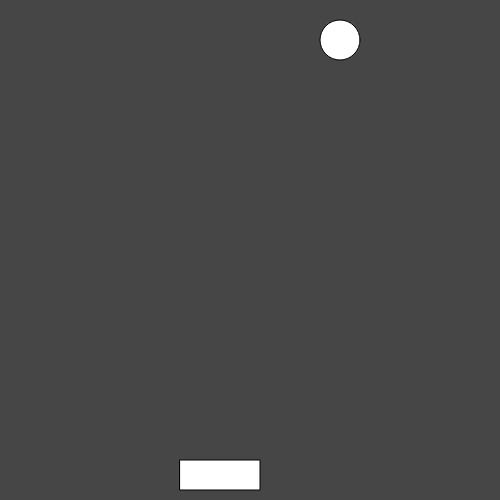
Frame 1 (no input)
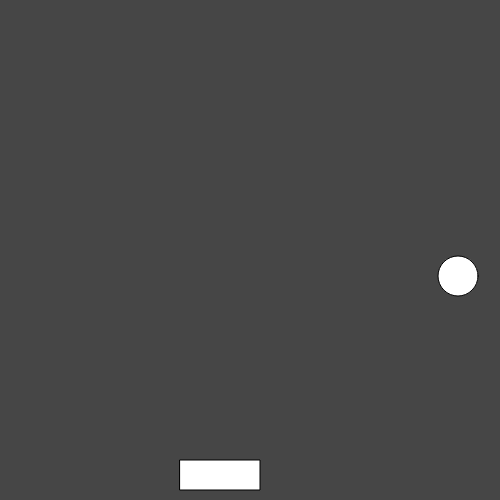
Frame 60 (no input)
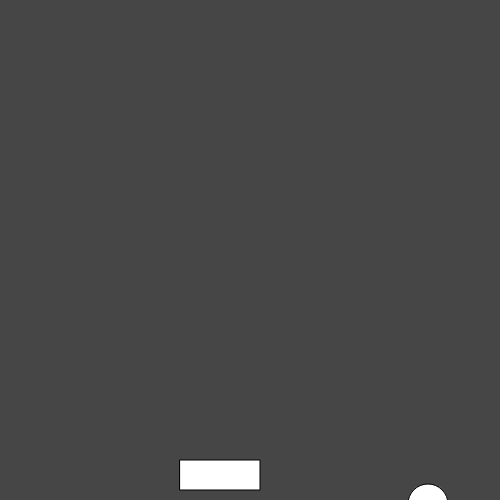
Frame 120 (the mouse pressed at the canvas centre since frame 60)

The p5.js sketch that drew these frames (run headless with seeded random() and noise() and a simulated clock; from frame 60 on, the mouse is pressed at the canvas centre):

// p5.js sketch
// ── sketch.js
let x = 180
let y = 460

let a;
let b = 40

let xballSpeed = 2
let yballSpeed = 4
let xSpeed = 4

let score = document.getElementById('score')
let scoreCount;


function setup() {
  // put setup code here
  createCanvas(500, 500)
  a = random(40, 460)
  scoreCount = 0
  
  
}

function draw() {
  // put drawing code here
  background(70)
  
  
  //scoreCount = 0
  rect(x, y, 80, 30)
  ellipse(a, b, 40)

  moveBall()
  checkBounce()
  checkWallBounce()
   
  if (keyIsDown(LEFT_ARROW)){

    if (x < 1){
      x = 0
    }

    else{
      x = x - xSpeed
    }
  }

  if (keyIsDown(RIGHT_ARROW)){

    if (x > 419){
      x = 420
    }

    else{
      x = x + xSpeed
    }
  }

  
}


function moveBall(){
  a = a + xballSpeed 
  b = b + yballSpeed
}

function checkBounce(){
  if (b+20 === y && x-30<= a && a <= x+100){
    
    yballSpeed = yballSpeed * -1
    incrementScore()
    score.innerText = scoreCount
    
  }
}

function checkWallBounce(){
  if (a > width || a < 0){
    xballSpeed = xballSpeed * -1
  }
  if (b < 0){
    yballSpeed = yballSpeed * -1
  }
  if (b > height){
    yballSpeed = 0
    xballSpeed = 0
  }
}

function incrementScore(){
  scoreCount += 10;
  yballSpeed = yballSpeed * 1.045
  xSpeed = xSpeed * 1.025
  xballSpeed = xballSpeed * 1.035
}

// ── style.css
.score-container{
    position: absolute;
    margin: 0;
    color: white;
}
